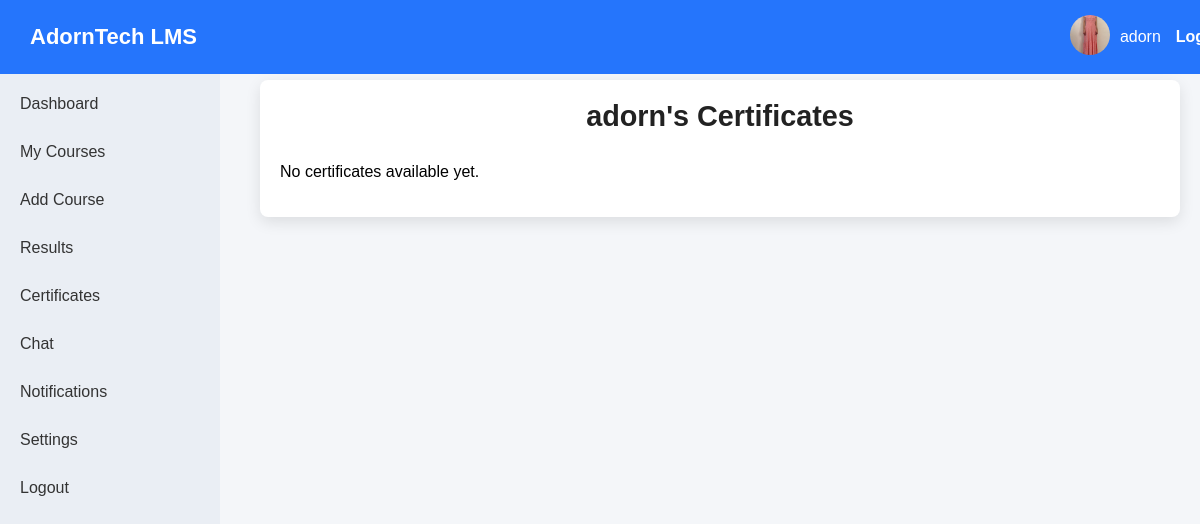
Screenshot of /student-certificates/ (signed in) with the database file from the repository.
### accounts/models.py (models this page shows, shortened)
class CustomUser(AbstractBaseUser, PermissionsMixin):
    USER_TYPES = (
        ('admin', 'Admin'),
        ('lecturer', 'Lecturer'),
        ('student', 'Student'),
        ('learner', 'Learner'),
    )
    email = models.EmailField(unique=True)
    username = models.CharField(max_length=50, unique=True)
    user_type = models.CharField(max_length=10, choices=USER_TYPES)
    is_active = models.BooleanField(default=True)
    is_staff = models.BooleanField(default=False)
    last_seen = models.DateTimeField(default=timezone.now)
    date_joined = models.DateTimeField(default=timezone.now)   # ✅ Add this
    profile_picture = models.ImageField(upload_to='profile_pics/', blank=True, null=True)
    last_name = models.CharField(max_length=50, blank=True)
    country = models.CharField(max_length=50, blank=True)
    region = models.CharField(max_length=50, blank=True)
    first_name = models.CharField(max_length=50, blank=True)
    nationality = models.CharField(max_length=50, blank=True)
    date_of_birth = models.DateField(null=True, blank=True)
    gender = models.CharField(max_length=20, blank=True)
    theme = models.CharField(max_length=10, default='light')  # light or dark
    language = models.CharField(max_length=20, default='English')
    bio = models.TextField(blank=True)
    objects = CustomUserManager()
    USERNAME_FIELD = 'email'
    REQUIRED_FIELDS = ['username', 'user_type']

### accounts/views.py (the view)
# urls.py: path('student-certificates/', views.student_certificates, name='student-certificates'),
@login_required
def student_certificates(request):
    certificates = Certificate.objects.filter(enrollment__student=request.user)
    return render(request, 'accounts/student_certificates.html', {
        'student': request.user,
        'certificates': certificates
    })

### accounts/templates/accounts/student_certificates.html
{% extends 'accounts/sidebar.html' %}
{% load static %}
{% block content %}
<div class="main">
    <div class="card shadow-lg p-6 rounded-lg bg-white">
        <h2 class="text-2xl font-bold mb-4 text-center">
            {{ student.get_full_name|default:student.username }}'s Certificates
        </h2>
        {% if certificates %}
            <div class="overflow-x-auto">
                <table class="min-w-full border-collapse border border-gray-300 text-sm">
                    <thead class="bg-gray-100">
                        <tr>
                            <th class="border border-gray-300 px-4 py-2 text-left">Course</th>
                            <th class="border border-gray-300 px-4 py-2 text-left">Certificate</th>
                        </tr>
                    </thead>
                    <tbody>
                        {% for cert in certificates %}
                            <tr class="hover:bg-gray-50">
                                <td class="border border-gray-300 px-4 py-2">{{ cert.course.title }}</td>
                                <td class="border border-gray-300 px-4 py-2">
                                    <a href="{{ cert.file.url }}" target="_blank" class="text-blue-600 hover:underline">
                                        Download Certificate
                                    </a>
                                </td>
                            </tr>
                        {% endfor %}
                    </tbody>
                </table>
            </div>
        {% else %}
            <p class="text-gray-600 text-center mt-4">No certificates available yet.</p>
        {% endif %}
    </div>
</div>
{% endblock %}

### accounts/templates/accounts/sidebar.html (shortened to what this page needs)
{% load static %}
<!DOCTYPE html>
<html lang="en">
<head>
    <link rel="stylesheet" href="{% static 'css/sidebar_navbar.css' %}">
</head>
<body>
    <div class="navbar">
        <div class="brand">AdornTech LMS</div>
        <div class="user-info">
            <a href="{% url 'student-profile' %}">
                {% if request.user.profile_picture %}
                    <img src="{{ request.user.profile_picture.url }}"
                         alt="Profile"
                         style="width:40px; height:40px; border-radius:50%;">
                {% else %}
                    <img src="{% static 'images/default_profile.png' %}"
                         alt="Default Profile"
                         style="width:40px; height:40px; border-radius:50%;">
                {% endif %}
            </a>
            <span>{{ request.user.username }}</span>
            <a href="{% url 'logout' %}">Logout</a>
        </div>
    </div>
    <div class="sidebar">
        <ul>
            <li>
                <a href="{% url 'student-dashboard' %}">Dashboard</a>
            </li>
            <li><a href="{% url 'student-courses' %}">My Courses</a></li>
            <li><a href="{% url 'add-course' %}">Add Course</a></li>
            <li><a href="{% url 'student-results' %}">Results</a></li>
            <li><a href="{% url 'student-certificates' %}">Certificates</a></li>
            <li><a href="{% url 'student-chat' %}">Chat</a></li>
            <li><a href="{% url 'student-notifications' %}">Notifications</a></li>
            <li><a href="{% url 'student-settings' %}">Settings</a></li>
            <li><a href="{% url 'logout' %}">Logout</a></li>
        </ul>
    </div>
    <div>
        {% block content %}{% endblock %}
    </div>
</body>
</html>

### static/css/sidebar_navbar.css (style rules this page uses)
body { margin: 0; font-family: Arial, sans-serif; background: #f4f6f9; }
.navbar { display: flex; justify-content: space-between; align-items: center; background: #2575fc; padding: 15px 30px; color: white; position: fixed; width: 100%; top: 0; z-index: 1000; }
.navbar .brand { font-size: 22px; font-weight: bold; }
.navbar .user-info { display: flex; align-items: center; }
.navbar .user-info img { width: 35px; height: 35px; border-radius: 50%; margin-right: 10px; object-fit: cover; }
.navbar .user-info a { color: white; margin-left: 15px; text-decoration: none; font-weight: bold; }
.sidebar { width: 220px; background: #eaeef4; color: #333; height: 100vh; position: fixed; top: 60px; left: 0; padding-top: 20px; overflow-y: auto; }
.sidebar ul { list-style: none; padding-left: 0; margin: 0; }
.sidebar ul li { padding: 15px 20px; cursor: pointer; transition: background 0.3s; color: #333; }
.sidebar ul li a { color: inherit; text-decoration: none; display: block; }
.main { margin-left: 240px; padding: 80px 20px 20px 20px; }
.card { background: white; padding: 20px; border-radius: 8px; box-shadow: 0 5px 15px rgba(0,0,0,0.1); margin-bottom: 20px; }
.card h2, .card h3 { margin-top: 0; }
h2 { text-align: center; color: #222; margin-bottom: 30px; font-size: 1.8em; }

### rows the page displays
CustomUser: user.profile_picture (picture), user.username "adorn", get_full_name "adorn"
